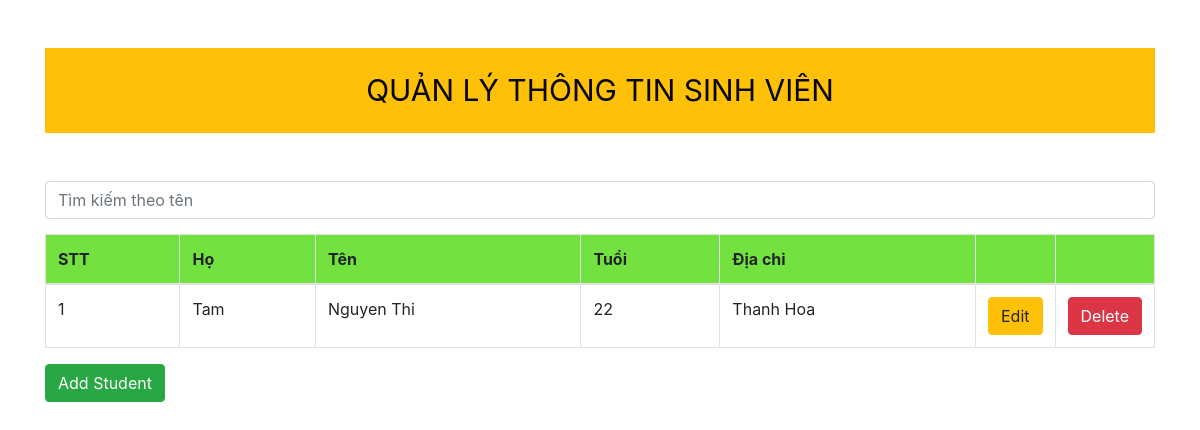
/TeacherWeb.php?s=Tam, run on the app's committed database.
### tables this page shows
CREATE TABLE `student` (
  `id` int(255) NOT NULL,
  `fname` varchar(80) NOT NULL,
  `lname` varchar(100) NOT NULL,
  `age` int(100) NOT NULL,
  `address` text NOT NULL,
  `username` varchar(45) NOT NULL,
  `password` varchar(45) NOT NULL
);

### dbhelp.php (called while the page is built, shortened)
<?php
function executeResult($sql) {
	$conn = mysqli_connect(HOST, USERNAME, PASSWORD, DATABASE);
	$resultset = mysqli_query($conn, $sql);
	$list      = [];
	while ($row = mysqli_fetch_array($resultset, 1)) {
		$list[] = $row;
	}
	return $list;
}

### TeacherWeb.php (the view, shortened to what this page needs)
<?php
require_once ('dbhelp.php');
?>
<!DOCTYPE html>
<html>
<head>
	<link rel="stylesheet" href="https://maxcdn.bootstrapcdn.com/bootstrap/4.4.1/css/bootstrap.min.css">
	<link rel="stylesheet" href="assets/css/Teacher.css">
</head>
<body>
	<div class="container">
		<div class="panel panel-primary">
			<div class="panel-heading">
				QUẢN LÝ THÔNG TIN SINH VIÊN
			</div>
			<form method="get">
					<input type="text" name="s" class="form-control" style="margin-top: 15px; margin-bottom: 15px;" placeholder="Tìm kiếm theo tên">
				</form>
			<div class="panel-body">
				<table class="table table-bordered">
					<thead>
						<tr>
							<th class="title ">STT</th>
							<th class="title ">Họ</th>
                                                        <th class="title ">Tên</th>
							<th class="title ">Tuổi</th>
							<th class="title ">Địa chỉ</th>
                                                        <th class ="title" width="60px"></th>
							<th class ="title" width="60px"></th>
						</tr>
					</thead>
					<tbody>
<?php
if (isset($_GET['s']) && $_GET['s'] != '') {
	$sql = 'select * from student where fname like "%'.$_GET['s'].'%"';
} else {
	$sql = 'select * from student';
}
$studentList = executeResult($sql);
$index = 1;
foreach ($studentList as $std) {
	echo '<tr>
			<td>'.($index++).'</td>
			<td>'.$std['fname'].'</td>
                        <td>'.$std['lname'].'</td>
			<td>'.$std['age'].'</td>
			<td>'.$std['address'].'</td>
			<td><button class="btn btn-warning" onclick=\'window.open("input.php?id='.$std['id'].'","_self")\'>Edit</button></td>
			<td><button class="btn btn-danger" onclick="deleteStudent('.$std['id'].')">Delete</button></td>
		</tr>';
}
?>
					</tbody>
				</table>
				<button class="btn btn-success" onclick="window.open('input.php', '_self')">Add Student</button>
			</div>
		</div>
	</div>
</body>
</html>

### assets/css/Teacher.css (style rules this page uses)
.panel-heading { text-align: center; font-size: 30px; color: #070505; background-color: #ffc107; margin: 3rem 0; padding: 20px; }
.title { background-color: #73e241; }

### data on the page
student: fname "Tam", lname "Nguyen Thi", age "22", address "Thanh Hoa"
